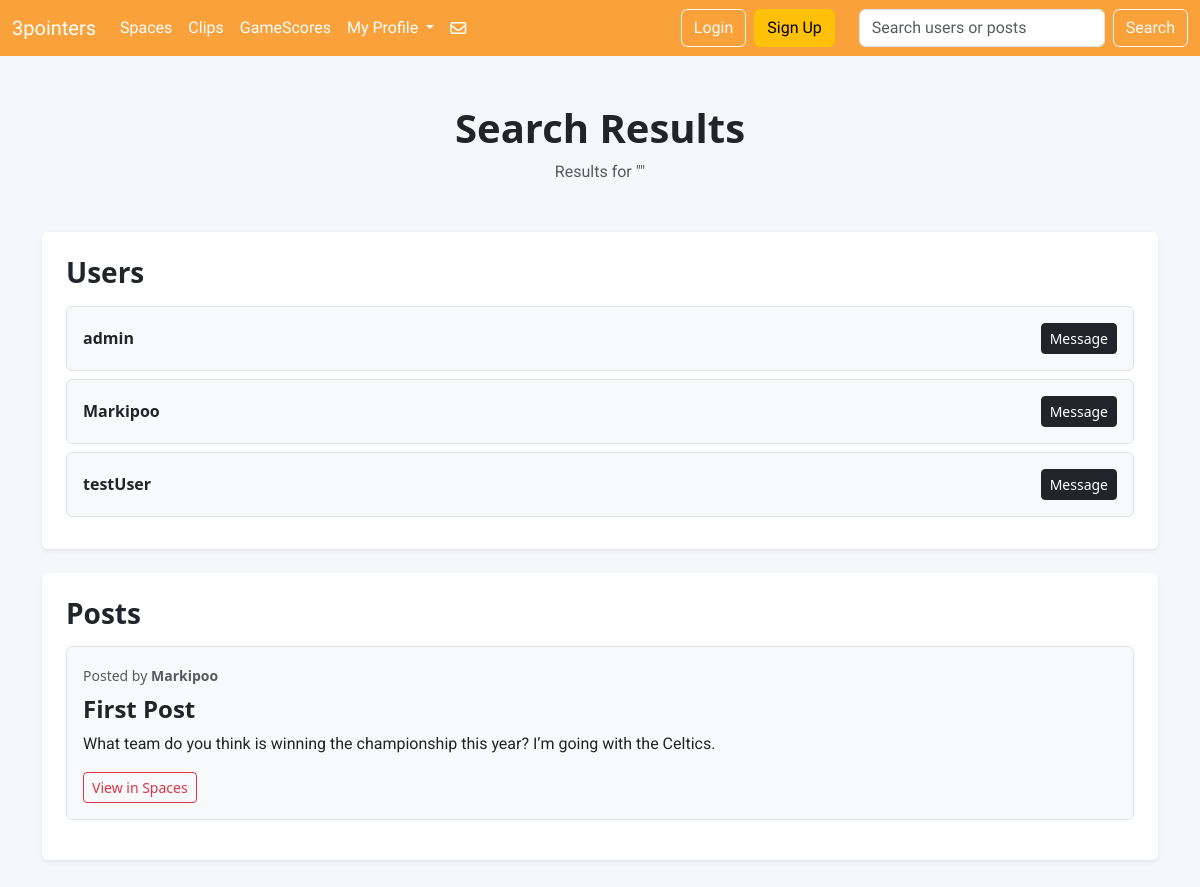
The app's page /search/, older data.
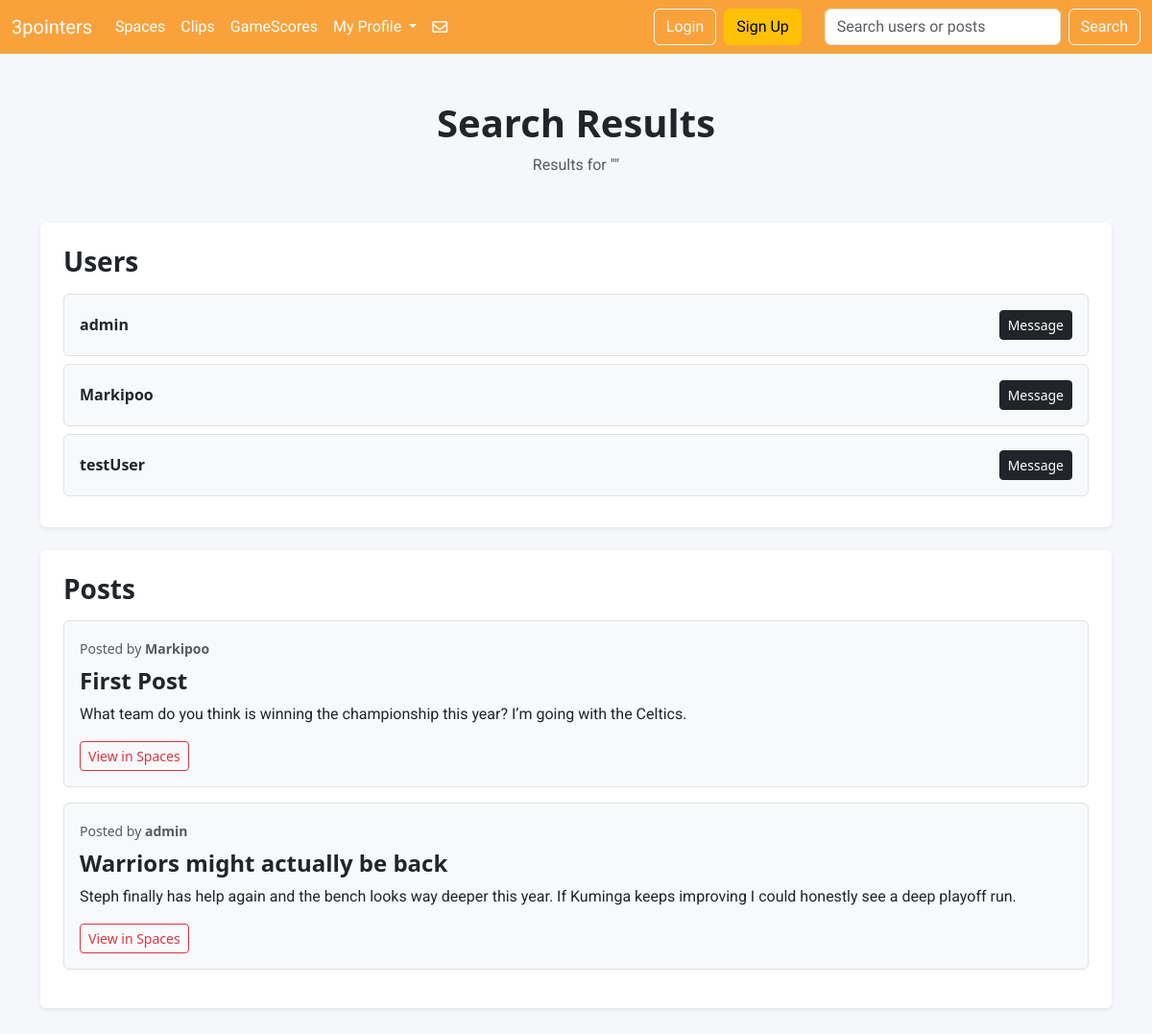
The same page, newer data.
### sportApp/models.py (models this page shows, shortened)
class SpacePost(models.Model):
    user = models.ForeignKey(User, on_delete=models.CASCADE)
    title = models.CharField(max_length=200)
    message = models.TextField()
    likes = models.ManyToManyField(User, related_name="liked_space_posts", blank=True)
    created_at = models.DateTimeField(auto_now_add=True)

### sportApp/views.py (the view)
# urls.py: path("search/", views.search, name="search"),
def search(request):
    query = request.GET.get("q", "")
    posts = SpacePost.objects.filter(
        Q(title__icontains=query) |
        Q(message__icontains=query) |
        Q(user__username__icontains=query)
    ).distinct()
    users = User.objects.filter(username__icontains=query)
    return render(request, "search.html", {
        "query": query,
        "posts": posts,
        "users": users
    })

### sportApp/templates/search.html (shortened to what this page needs)
{% extends "base.html" %}
{% block content %}
<div class="container-fluid py-5" style="background-color: #f5f7fa; min-height: 100vh;">
  <div class="container">
    <div class="text-center mb-5">
      <h1 class="fw-bold">Search Results</h1>
      <p class="text-muted">Results for "{{ query }}"</p>
    </div>
    <div class="card shadow-sm border-0 mb-4" style="border-left: 5px solid #dc3545;">
      <div class="card-body p-4">
        <h3 class="fw-bold mb-3">Users</h3>
        {% for user in users %}
          <div class="d-flex justify-content-between align-items-center border rounded p-3 mb-2 bg-light">
            <strong>{{ user.username }}</strong>
            <a href="{% url 'dm_chat' user.username %}" class="btn btn-dark btn-sm">
              Message
            </a>
          </div>
        {% empty %}
          <p class="text-muted">No users found.</p>
        {% endfor %}
      </div>
    </div>
    <div class="card shadow-sm border-0" style="border-left: 5px solid #0d6efd;">
      <div class="card-body p-4">
        <h3 class="fw-bold mb-3">Posts</h3>
        {% for post in posts %}
          <div class="border rounded p-3 mb-3 bg-light">
            <small class="text-muted">
              Posted by <strong>{{ post.user.username }}</strong>
            </small>
            <h4 class="fw-bold mt-2">{{ post.title }}</h4>
            <p>{{ post.message }}</p>
            <a href="{% url 'spaces' %}" class="btn btn-outline-danger btn-sm">
              View in Spaces
            </a>
          </div>
        {% empty %}
          <p class="text-muted">No posts found.</p>
        {% endfor %}
      </div>
    </div>
  </div>
</div>
{% endblock %}

Row changes from the older to the newer data that the page shows:
added SpacePost: user.username "admin", title "Warriors might actually be back", message "Steph finally has help again and the bench looks way deeper this year. If Kuminga keeps improving I could honestly see a deep playoff run."
